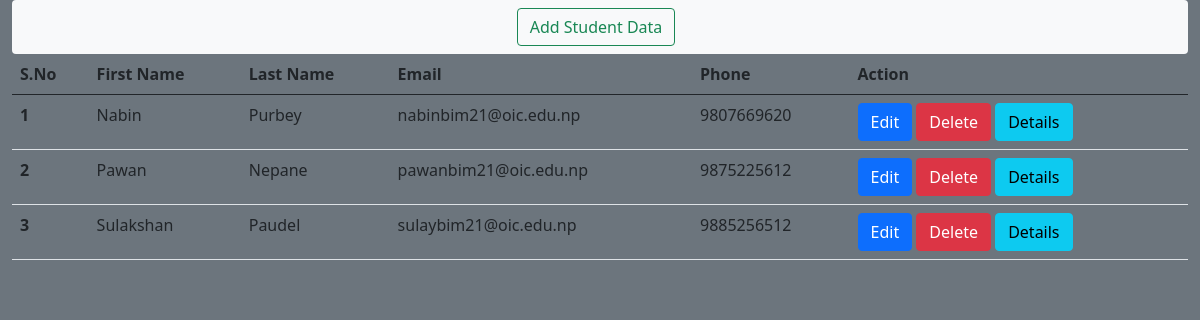
/, run on an earlier commit of the app's database.
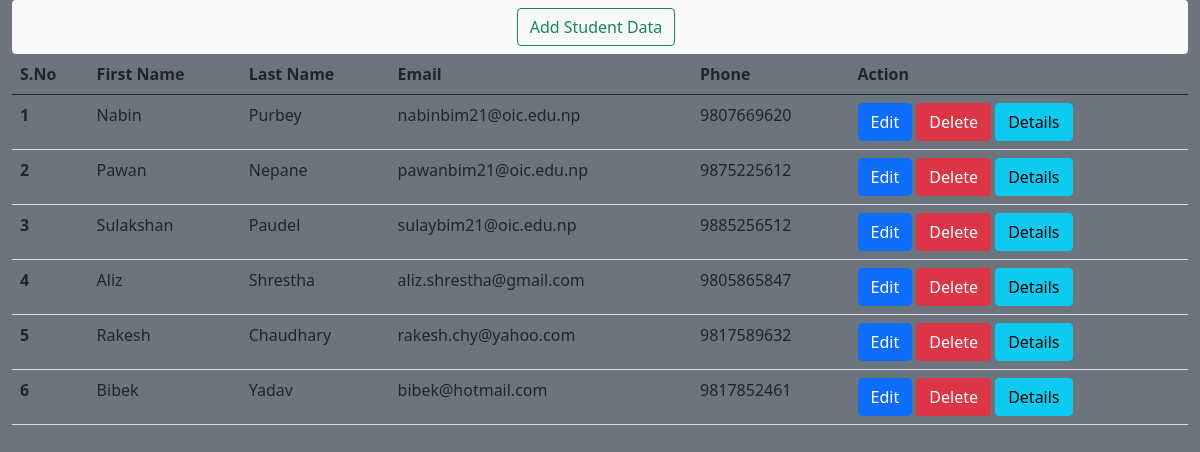
And on a later commit of the database.
### database/models.py (models this page shows)
class Student(models.Model):
    first_name = models.CharField(max_length=20)
    last_name = models.CharField(max_length=20)
    email = models.EmailField()
    phone_number = models.CharField(max_length=20)

### djangoProject/views.py (the view)
# urls.py: 2. Add a URL to urlpatterns:  path('', views.home, name='home')
def home(request):
    data = Student.objects.all()
    return render(request, 'home.html', {'data':data})

### templates/home.html (shortened to what this page needs)
<!DOCTYPE html>
<html lang="en">
<head>
    <link rel="stylesheet" href="/static/bootstrap/css/bootstrap.css">
</head>
<body class="container-fluid bg-secondary">
<nav class="navbar navbar-light bg-light rounded">
  <form class="container-fluid justify-content-center">
    <a class="btn btn-outline-success me-2" href="add/">Add Student Data</a>
  </form>
</nav>
<table class="table table-hover">
  <thead>
  <tr>
      <th>S.No</th>
      <th>First Name</th>
      <th>Last Name</th>
      <th>Email</th>
      <th>Phone</th>
      <th>Action</th>
  </tr>
  </thead>
    <tbody>
    {% for datum in data %}
    <tr>
    <tH>{{ forloop.counter }}</tH>
    <td>{{ datum.first_name }}</td>
    <td>{{ datum.last_name }}</td>
    <td>{{ datum.email }}</td>
    <td>{{ datum.phone_number }}</td>
    <td>
        <a class="btn btn-primary" href="/edit/?id={{ datum.id }}" name="edit">Edit</a>
        <a class="btn btn-danger" href="#">Delete</a>
        <a class="btn btn-info" href="#">Details</a>
    </td>
    </tr>
    {% endfor %}
    </tbody>
</table>
</body>
</html>

What changed in the data, as far as the page shows it:
added Student: first_name "Aliz", last_name "Shrestha", email "aliz.shrestha@gmail.com", phone_number "9805865847"
added Student: first_name "Rakesh", last_name "Chaudhary", email "rakesh.chy@yahoo.com", phone_number "9817589632"
added Student: first_name "Bibek", last_name "Yadav", email "bibek@hotmail.com", phone_number "9817852461"
